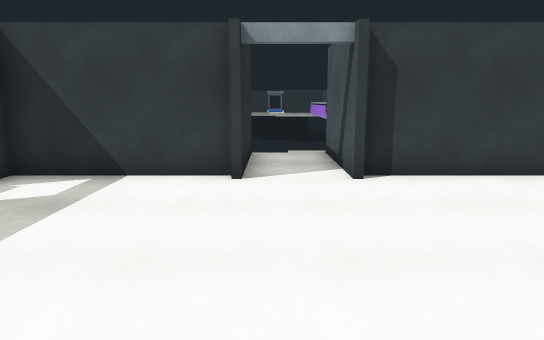
view 1 (above)

12 first-person views from a walk through a 3-D level made in the Unity game engine. The camera is 1.5 m above the floor, tilts 10° down and sees 70° across. The floor is counted in squares, 1 m on a side. Each view is taken from the middle of a square. On the plan, view 1 faces up. The plan holds only what a view shows up to about 17 squares ahead; the rest is blank. The place goes on beyond the plan. The player is left out.

view 2
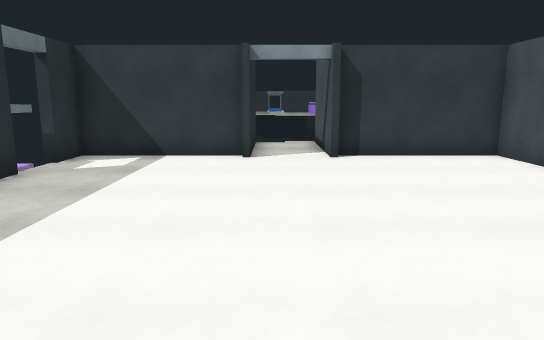

view 3
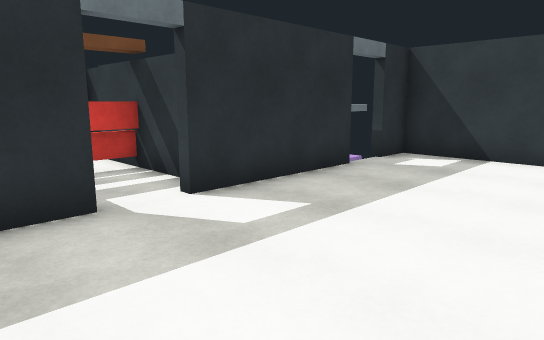

view 4
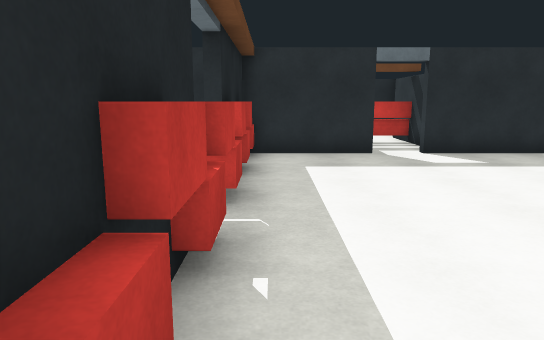

view 5
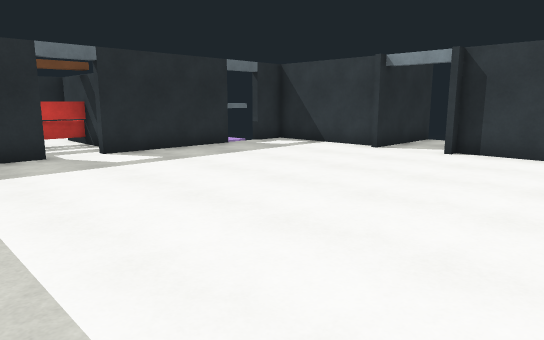

view 6
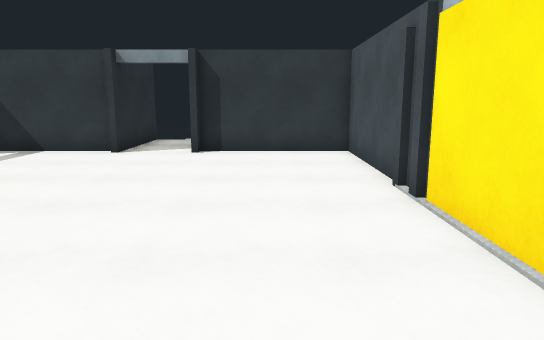

view 7
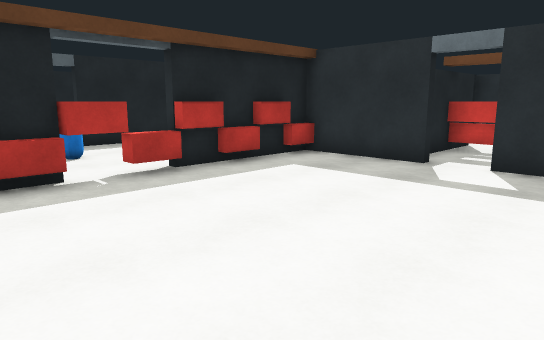

view 8
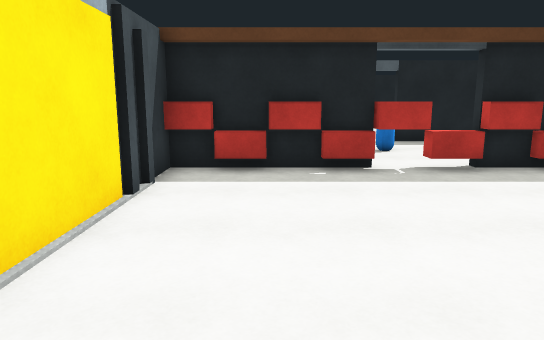

view 9
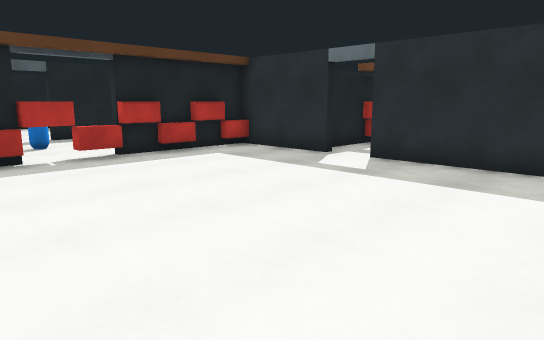

view 10
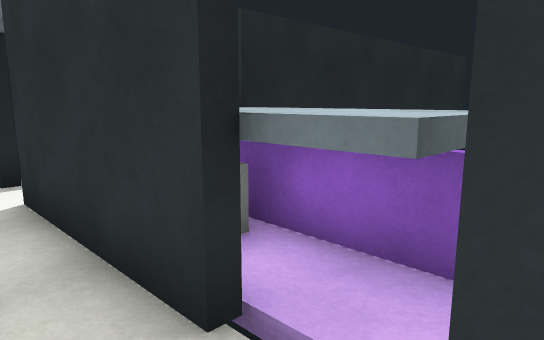

view 11
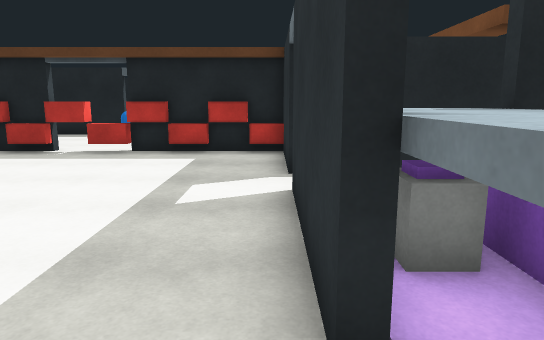

view 12
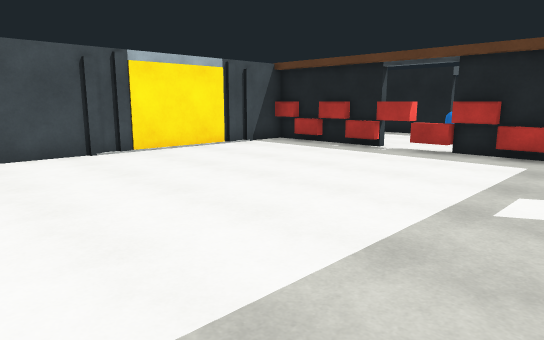

### Floor plan
Points are (right, up) in squares from view 1. A wall is a line through its corners. A room is listed if a view was taken in it or the views show most of it. See-through windows are left out.
Room 1 (views 1, 2, 3, 4, 5, 6, 7, 8, 9, 10, 11, 12)
walls: (-0.8, 7.9) (-5.4, 7.9) (-5.4, 6.6) (-5.8, 6.6); (-5.8, -1) (-5.4, -1) (-5.4, -4.8) (-0.7, -4.8); (-6.6, 1.1) (-9, 1.1); (1.7, -4.8) (6.3, -4.8) (6.3, 7.9) (1.8, 7.9); (-5.7, 6.3) (-5.7, 5.1) (-5.4, 5.1) (-5.4, 0.5) (-5.8, 0.5); (-8.4, 1.1) (-8.4, -1.8); (-5.4, -4.5) (6.4, -4.5); (-9, -1.7) (-5.8, -1.7)
low walls: (-6.3, 3.6) (-6.3, 3.1); (-8.5, 1.1) (-8.5, -0.2); (-8.5, -0.4) (-8.5, -1.8)
ways out: opening at (-6, 6); opening at (0.5, -5); opening at (0.5, 7); gap at (-6, 5); gap at (2, -5)

Positions as (right, up) in squares from view 1, and headings:
1: (0, 0), facing up
2: (0, -3), facing up
3: (0, -3), facing up-left
4: (6, -4), facing left
5: (6, -4), facing up-left
6: (4, -4), facing up
7: (4, 3), facing down-left
8: (4, 4), facing down
9: (4, 6), facing down-left
10: (-4, 7), facing down-left
11: (-5, 7), facing down
12: (-5, 7), facing down-right
